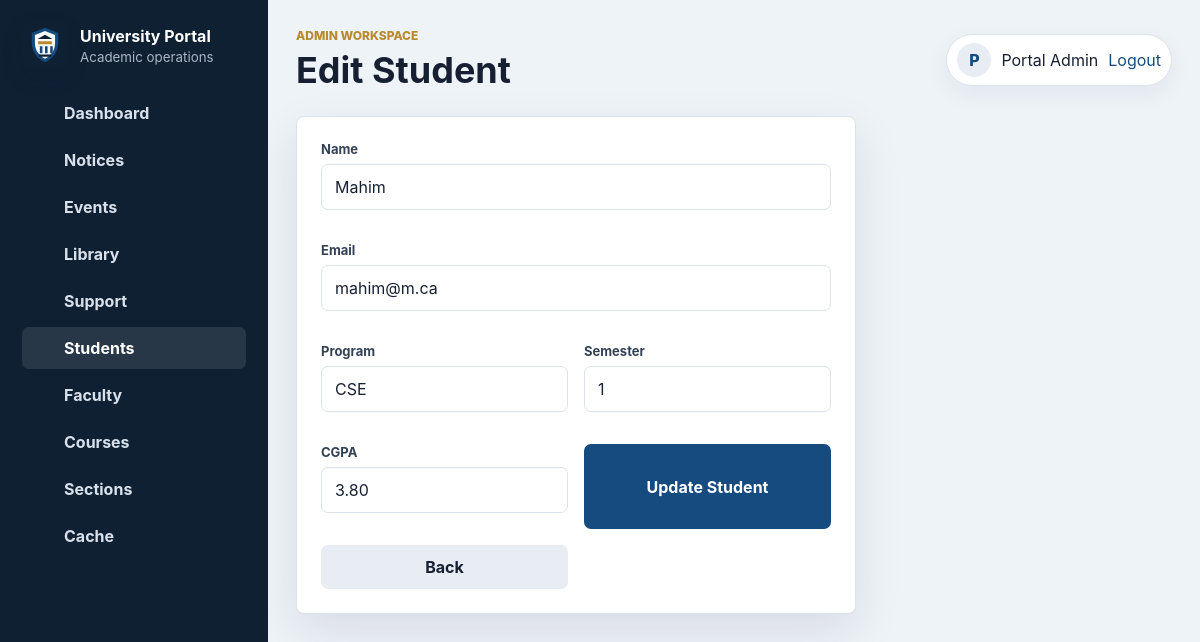
Page /edit_student.php?id=1 (signed in) on the committed database.
### tables this page shows
CREATE TABLE `students` (
  `student_id` int(11) NOT NULL AUTO_INCREMENT,
  `user_id` int(11) NOT NULL,
  `program` varchar(120) NOT NULL,
  `semester` int(11) NOT NULL,
  `cgpa` decimal(3,2) NOT NULL DEFAULT 0.00,
  PRIMARY KEY (`student_id`),
  KEY `idx_students_user_id` (`user_id`)
);

CREATE TABLE `users` (
  `user_id` int(11) NOT NULL AUTO_INCREMENT,
  `name` varchar(120) NOT NULL,
  `email` varchar(160) NOT NULL,
  `password` varchar(255) NOT NULL,
  `role` enum('admin','faculty','student') NOT NULL,
  PRIMARY KEY (`user_id`),
  UNIQUE KEY `email` (`email`)
);

### edit_student.php (the view, shortened to what this page needs)
<?php
require_once __DIR__ . '/app.php';
$id = (int) ($_GET['id'] ?? 0);
$student = fetch_one('SELECT students.student_id, users.user_id, users.name, users.email, students.program, students.semester, students.cgpa
    FROM students
    INNER JOIN users ON students.user_id = users.user_id
    WHERE students.student_id = ?', [$id]);
?>
<section class="panel small">
    <form method="POST" class="form-grid">
        <div class="field full">
            <label>Name</label>
            <input name="name" value="<?php echo h($student['name']); ?>" required>
        </div>
        <div class="field full">
            <label>Email</label>
            <input type="email" name="email" value="<?php echo h($student['email']); ?>" required>
        </div>
        <div class="field">
            <label>Program</label>
            <input name="program" value="<?php echo h($student['program']); ?>" required>
        </div>
        <div class="field">
            <label>Semester</label>
            <input type="number" name="semester" value="<?php echo h($student['semester']); ?>" required>
        </div>
        <div class="field">
            <label>CGPA</label>
            <input name="cgpa" value="<?php echo h($student['cgpa']); ?>" required>
        </div>
        <button type="submit">Update Student</button>
        <a class="btn secondary" href="student_list.php">Back</a>
    </form>
</section>

### style.css (style rules this page uses)
:root { --ink: #172033; --muted: #647084; --line: #dce3ec; --soft: #f5f7fb; --panel: #ffffff; --primary: #164b7f; --primary-strong: #0f355d; --accent: #b88a2d; --success: #1f7a55; --danger: #b42318; --shadow: 0 18px 48px rgba(23, 32, 51, .10); }
* { box-sizing: border-box; }
body { margin: 0; font-family: Inter, "Segoe UI", Arial, sans-serif; background: #eef3f8; color: var(--ink); }
a { color: var(--primary); text-decoration: none; }
.form-grid { display: grid; grid-template-columns: repeat(2, minmax(0, 1fr)); gap: 16px; }
.field { display: flex; flex-direction: column; gap: 7px; margin-bottom: 16px; }
.field.full { grid-column: 1 / -1; }
label { color: #334155; font-size: 13px; font-weight: 700; }
input, select, textarea, button { font: inherit; }
input, select, textarea { width: 100%; border: 1px solid var(--line); border-radius: 7px; background: white; color: var(--ink); padding: 12px 13px; outline: none; transition: border-color .18s ease, box-shadow .18s ease; }
.btn, button { display: inline-flex; align-items: center; justify-content: center; min-height: 44px; border: 0; border-radius: 7px; padding: 11px 16px; background: var(--primary); color: white; font-weight: 750; cursor: pointer; transition: transform .18s ease, background .18s ease, box-shadow .18s ease; }
.btn.secondary { background: #e8edf4; color: var(--ink); }
.app-body { min-height: 100vh; }
.panel, .container { width: 100%; margin: 0 0 22px; padding: 24px; border: 1px solid var(--line); border-radius: 8px; background: white; box-shadow: var(--shadow); }
.container.small, .small { max-width: 560px; }

### rows in the picture
students: name "Mahim", email "mahim@m.ca", program "CSE", semester "1", cgpa "3.80"

### other values in the picture
$item[1] "Dashboard"
$item[1] "Notices"
$item[1] "Events"
$item[1] "Library"
$item[1] "Support"
$item[1] "Students"
$item[1] "Faculty"
$item[1] "Courses"
$item[1] "Sections"
$item[1] "Cache"
role_label($role) "ADMIN"
$title "Edit Student"
$initials "P"
$name "Portal Admin"
